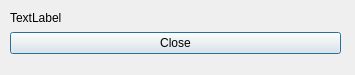
<?xml version="1.0" encoding="UTF-8"?>
<ui version="4.0">
 <class>Error</class>
 <widget class="QDialog" name="Error">
  <property name="geometry">
   <rect>
    <x>0</x>
    <y>0</y>
    <width>355</width>
    <height>75</height>
   </rect>
  </property>
  <property name="windowTitle">
   <string>Dialog</string>
  </property>
  <widget class="QWidget" name="layoutWidget">
   <property name="geometry">
    <rect>
     <x>10</x>
     <y>10</y>
     <width>331</width>
     <height>44</height>
    </rect>
   </property>
   <layout class="QVBoxLayout" name="verticalLayout">
    <item>
     <widget class="QLabel" name="label">
      <property name="text">
       <string>TextLabel</string>
      </property>
     </widget>
    </item>
    <item>
     <widget class="QPushButton" name="pushButton">
      <property name="text">
       <string>Close</string>
      </property>
     </widget>
    </item>
   </layout>
  </widget>
 </widget>
 <resources/>
 <connections>
  <connection>
   <sender>pushButton</sender>
   <signal>clicked()</signal>
   <receiver>Error</receiver>
   <slot>close()</slot>
   <hints>
    <hint type="sourcelabel">
     <x>191</x>
     <y>51</y>
    </hint>
    <hint type="destinationlabel">
     <x>204</x>
     <y>67</y>
    </hint>
   </hints>
  </connection>
 </connections>
</ui>
